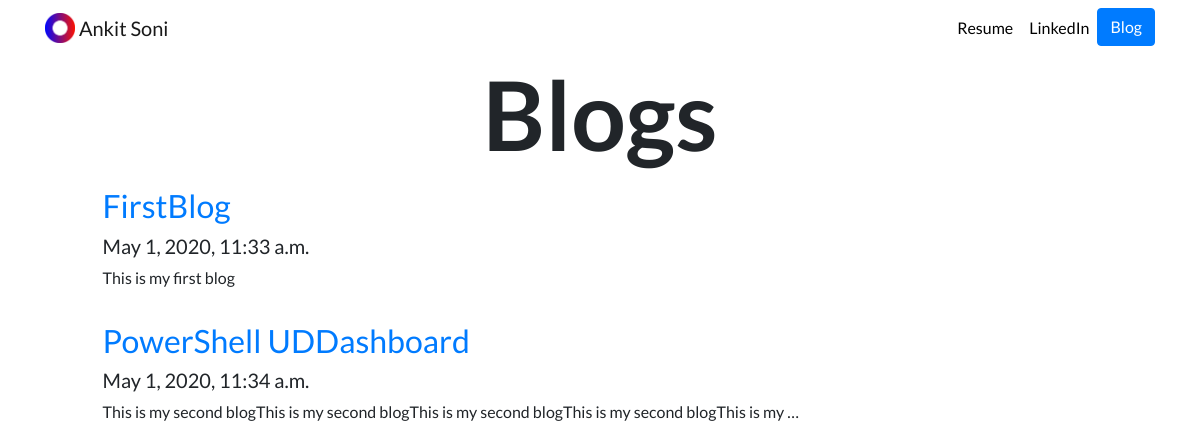
Screenshot of /blog/ with the database file from the repository.
### blog/models.py (models this page shows, shortened)
class BlogProject(models.Model):
    blog_title = models.CharField(max_length=100)
    date = models.DateTimeField(default=now)
    blog_desciption = models.TextField(max_length=500)

### blog/views.py (the view)
# urls.py: path('', views.blog, name='blog'),
def blog(request):
    blogproject = BlogProject.objects.all()
    context={
        'blogproject':blogproject
    }
    return render(request, 'blog/blog.html',context)

### templates/blog/blog.html
{% extends 'base.html' %}
{% load static %}
{% block content %}
<h1 id="blogtitle" class="font-weight-bold text-center">Blogs</h1>
{% for blog in blogproject %}
<div class="row justify-content-center my-3">
    <div class="col-md-10">
<a href="{% url 'blog:detail' blog.id %}">
    <h2>{{ blog.blog_title }}</h2></a>
<h5>{{ blog.date }}</h5>
<p>{{ blog.blog_desciption | striptags | truncatechars:100 }}</p>
        </div>
</div>
{% endfor %}
{% endblock %}

### personal_portfolio/static/personal_portfolio/custom.css (style rules this page uses)
body { font-family: 'Lato', sans-serif; }
#blogtitle { font-size: 6rem; }

### rows the page displays
BlogProject: blog_title "FirstBlog", date "May 1, 2020, 11:33 a.m.", blog_desciption "This is my first blog"
BlogProject: blog_title "PowerShell UDDashboard", date "May 1, 2020, 11:34 a.m.", blog_desciption "This is my second blogThis is my second blogThis is my second blogThis is my second blogThis is my …"
